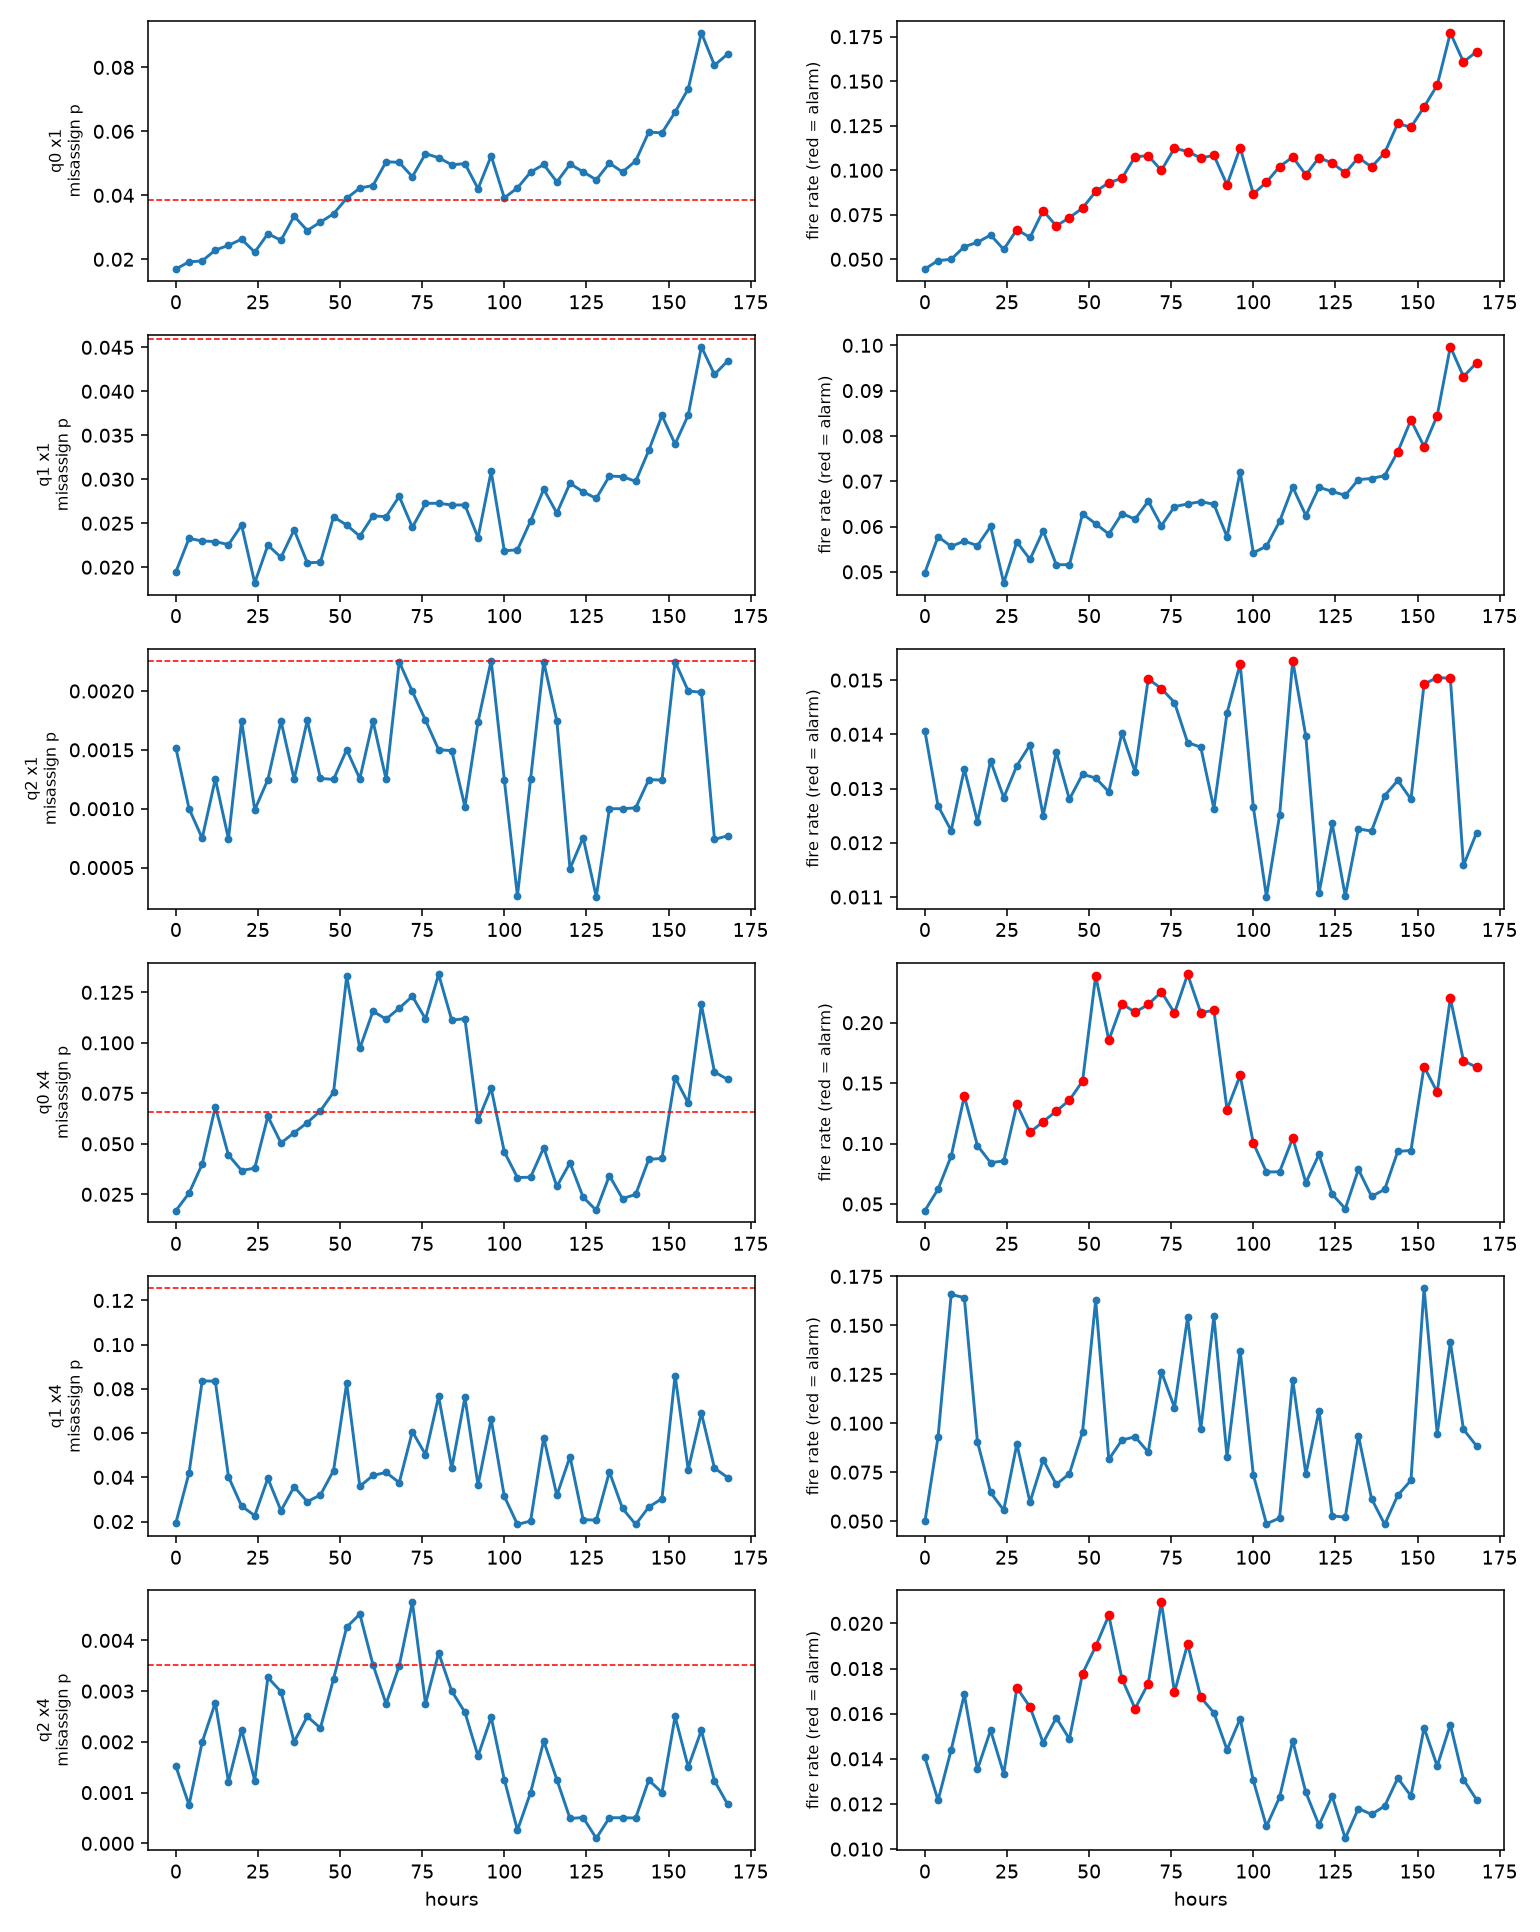

Recreate this plot in Python.
"""
generator_to_detector.py

Connects the IQ drift generator (iq_generator.py) to the syndrome detector.

    generator IQ dots --(0/1 line frozen at t=0)--> real misassignment p(t)
    p(t) --> Stim surface code --> detection events --> fire rate, round-to-round correlation
    --> alarm rule (same as real_drift_detector.py)

This replaces the made-up error numbers with the actual output of a frozen discriminator,
and lets you dial the drift up with --strength to test bigger drift than the real data shows.

Needs iq_generator.py in the same folder (on the iq-generator branch):
    git checkout iq-generator -- iq_generator.py

Usage:
    python generator_to_detector.py                       # q0,q1,q2 at strength 1 and 4
    python generator_to_detector.py --profiles q1 --strengths 4 --hours 168 --step 4

Outputs: generator_to_detector.csv and generator_to_detector.png
"""
import argparse
import csv

import numpy as np

from drift_framework import Layout, build_circuit, features, sample_window
from iq_generator import DriftParams, IQDriftGenerator

P_PHYS = 0.001      # physical error rate, held fixed: all drift here is readout drift
ZTHR = 3.0          # statistical threshold (same as real_drift_detector.py)
REL_RISE = 0.30     # practical threshold: 30% above the healthy level


def frozen_error(gen, centroid0, centroid1, t, n):
    """Run the frozen nearest-centroid discriminator on fresh dots at time t."""
    iq, states = gen.generate_shots(n_shots=n, t_hours=t)
    pred = np.where(np.abs(iq - centroid0) < np.abs(iq - centroid1), 0, 1)
    e0 = np.mean(pred[states == 0] == 1)   # prepared 0, read 1
    e1 = np.mean(pred[states == 1] == 0)   # prepared 1, read 0
    return (e0 + e1) / 2, e0, e1


def run_one(profile, strength, hours, step, shots, d, n_iq, seed):
    gen = IQDriftGenerator(DriftParams(drift_profile=profile, stochastic_drift_strength=strength, rng_seed=seed))

    # calibrate the discriminator once, at t = 0, then freeze it
    iq, st = gen.generate_shots(n_shots=20000, t_hours=0)
    c0, c1 = iq[st == 0].mean(), iq[st == 1].mean()

    times = np.arange(0, hours + 1e-9, step)
    p_t = np.array([max(frozen_error(gen, c0, c1, t, n_iq)[0], 1e-4) for t in times])

    # healthy baseline = median error over the first few time points
    p_base = float(np.median(p_t[:4]))
    c_base = build_circuit(d, p_readout=p_base, p_phys=P_PHYS)
    lay = Layout(c_base)
    ref = features(sample_window(c_base, 200000, seed=1)[0], lay, np.ones(lay.n_anc))["per_anc"]
    base = [features(sample_window(c_base, shots, seed=100 + k)[0], lay, ref) for k in range(30)]
    bf = np.array([b["fire_rate"] for b in base]); bt = np.array([b["tcorr"] for b in base])

    rows = []
    for i, (t, p) in enumerate(zip(times, p_t)):
        f = features(sample_window(build_circuit(d, p_readout=p, p_phys=P_PHYS), shots, seed=5000 + i)[0], lay, ref)
        zf = (f["fire_rate"] - bf.mean()) / bf.std(); zt = (f["tcorr"] - bt.mean()) / bt.std()
        rise = max(f["fire_rate"] / bf.mean() - 1, f["tcorr"] / bt.mean() - 1)
        rows.append((t, p, f["fire_rate"], f["tcorr"], zf, zt, bool((max(zf, zt) > ZTHR) and (rise > REL_RISE))))
    return times, p_t, p_base, rows


def main():
    ap = argparse.ArgumentParser()
    ap.add_argument("--profiles", nargs="+", default=["q0", "q1", "q2"])
    ap.add_argument("--strengths", nargs="+", type=float, default=[1.0, 4.0])
    ap.add_argument("--hours", type=float, default=168.0)
    ap.add_argument("--step", type=float, default=4.0)
    ap.add_argument("--shots", type=int, default=3000, help="QEC shots per time point")
    ap.add_argument("--n-iq", type=int, default=4000, help="IQ shots per time point")
    ap.add_argument("--d", type=int, default=5)
    ap.add_argument("--seed", type=int, default=7)
    a = ap.parse_args()

    import matplotlib
    matplotlib.use("Agg")
    import matplotlib.pyplot as plt
    combos = [(p, s) for s in a.strengths for p in a.profiles]
    fig, ax = plt.subplots(len(combos), 2, figsize=(11, 2.3 * len(combos)), squeeze=False)

    print(f"{'profile':7s} {'strength':8s} {'baseline p':10s} {'max p':8s} {'big events':10s} {'caught':7s} {'false alarms':12s} {'detection delay (h)'}")
    out = []
    for k, (prof, s) in enumerate(combos):
        times, p_t, p_base, rows = run_one(prof, s, a.hours, a.step, a.shots, a.d, a.n_iq, a.seed)
        alarm = np.array([r[6] for r in rows])
        big = p_t > 2 * p_base
        quiet = p_t < 1.25 * p_base
        # delay: first time p crosses 2x baseline -> first alarm at or after that time
        delay = "-"
        if big.any():
            t_big = times[np.argmax(big)]
            after = np.where(alarm & (times >= t_big))[0]
            delay = f"{times[after[0]] - t_big:.0f}" if len(after) else "missed"
        print(f"{prof:7s} {s:<8.1f} {p_base:<10.4f} {p_t.max():<8.4f} {int(big.sum()):<10d} {int((alarm & big).sum()):<7d} {int((alarm & quiet).sum())} of {int(quiet.sum()):<7d} {delay}")
        for r in rows:
            out.append((prof, s, *r))
        ax[k, 0].plot(times, p_t, ".-"); ax[k, 0].axhline(2 * p_base, color="r", ls="--", lw=0.8)
        ax[k, 0].set_ylabel(f"{prof} x{s:g}\nmisassign p", fontsize=8)
        ax[k, 1].plot(times, [r[2] for r in rows], ".-")
        ax[k, 1].plot(times[alarm], np.array([r[2] for r in rows])[alarm], "ro", ms=4)
        ax[k, 1].set_ylabel("fire rate (red = alarm)", fontsize=8)
    ax[-1, 0].set_xlabel("hours"); ax[-1, 1].set_xlabel("hours")
    fig.tight_layout(); fig.savefig("generator_to_detector.png", dpi=140)

    with open("generator_to_detector.csv", "w", newline="") as fh:
        w = csv.writer(fh)
        w.writerow(["profile", "strength", "hours", "misassign_p", "fire_rate", "tcorr", "z_fire", "z_tcorr", "alarm"])
        w.writerows(out)
    print("\nwrote generator_to_detector.csv and generator_to_detector.png")


if __name__ == "__main__":
    main()
